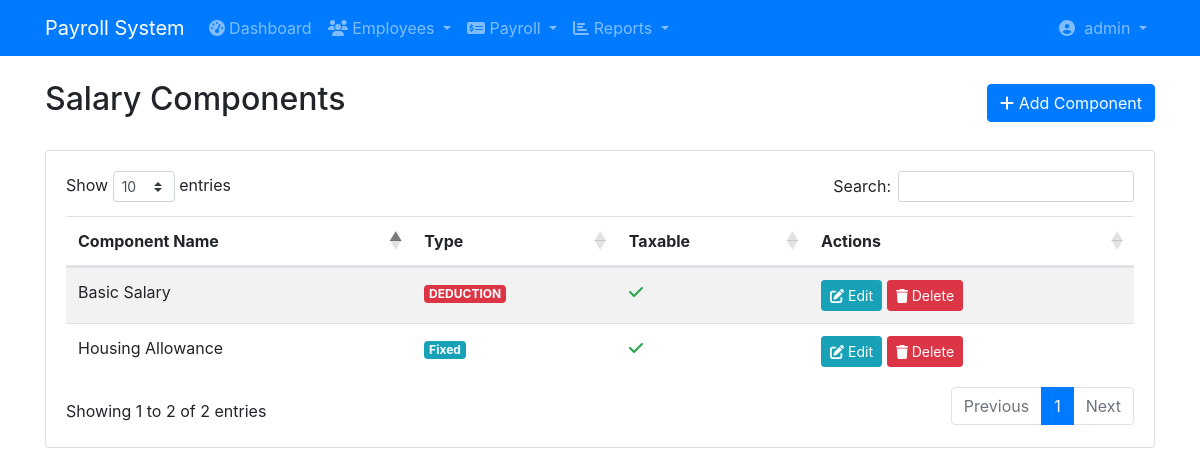
The app's page /payroll/salary_components.php (signed in) with its own data.
### tables this page shows
CREATE TABLE `users` (
  `user_id` int(11) NOT NULL,
  `username` varchar(50) NOT NULL,
  `password` varchar(255) NOT NULL,
  `email` varchar(100) NOT NULL,
  `first_name` varchar(50) NOT NULL,
  `last_name` varchar(50) NOT NULL,
  `role` enum('admin','manager','hr','accountant','employee') NOT NULL,
  `status` enum('active','inactive','suspended') NOT NULL DEFAULT 'active',
  `last_login` datetime DEFAULT NULL,
  `password_reset_token` varchar(100) DEFAULT NULL,
  `password_reset_expires` datetime DEFAULT NULL,
  `created_at` timestamp NOT NULL DEFAULT current_timestamp(),
  `updated_at` timestamp NOT NULL DEFAULT current_timestamp() ON UPDATE current_timestamp()
);

CREATE TABLE `salary_components` (
  `component_id` int(11) NOT NULL,
  `component_name` varchar(100) DEFAULT NULL,
  `component_type` varchar(20) DEFAULT NULL,
  `is_taxable` bit(1) DEFAULT NULL
);

### payroll/salary_components.php (the view, shortened to what this page needs)
<?php
require_once('config/database.php');
$query = "SELECT * FROM salary_components ORDER BY component_type, component_name";
$components = $conn->query($query);
?>
<!DOCTYPE html>
<html>
<head>
    <link rel="stylesheet" href="https://stackpath.bootstrapcdn.com/bootstrap/4.5.2/css/bootstrap.min.css">
    <link rel="stylesheet" href="https://cdn.datatables.net/1.10.22/css/dataTables.bootstrap4.min.css">
    <link rel="stylesheet" href="https://cdnjs.cloudflare.com/ajax/libs/font-awesome/5.15.4/css/all.min.css">
</head>
</head>
<body>
    <?php include 'includes/navbar.php'; ?>
    <div class="container mt-4">
        <div class="d-flex justify-content-between align-items-center mb-4">
            <h2>Salary Components</h2>
            <button class="btn btn-primary" data-toggle="modal" data-target="#componentModal">
                <i class="fas fa-plus"></i> Add Component
            </button>
        </div>
        <div class="card">
            <div class="card-body">
                <table id="componentsTable" class="table table-striped">
                    <thead>
                        <tr>
                            <th>Component Name</th>
                            <th>Type</th>
                            <th>Taxable</th>
                            <th>Actions</th>
                        </tr>
                    </thead>
                    <tbody>
                        <?php while($component = $components->fetch_assoc()): ?>
                        <tr>
                            <td><?php echo $component['component_name']; ?></td>
                            <td>
                                <span class="badge badge-<?php
                                    echo $component['component_type'] == 'EARNING' ? 'success' :
                                        ($component['component_type'] == 'DEDUCTION' ? 'danger' : 'info');
                                ?>">
                                    <?php echo $component['component_type']; ?>
                                </span>
                            </td>
                            <td>
                                <i class="fas fa-<?php echo $component['is_taxable'] ? 'check text-success' : 'times text-danger'; ?>"></i>
                            </td>
                            <td>
                                <button class="btn btn-sm btn-info" onclick="editComponent(<?php echo htmlspecialchars(json_encode($component)); ?>)">
                                    <i class="fas fa-edit"></i> Edit
                                </button>
                                <button class="btn btn-sm btn-danger" onclick="deleteComponent(<?php echo $component['component_id']; ?>)">
                                    <i class="fas fa-trash"></i> Delete
                                </button>
                            </td>
                        </tr>
                        <?php endwhile; ?>
                    </tbody>
                </table>
            </div>
        </div>
    </div>
</body>
</html>

### payroll/includes/navbar.php (shortened to what this page needs)
<?php
$user_id = $_SESSION['user_id'];
$query = "SELECT first_name, last_name, role, username FROM users WHERE user_id = ?";
$stmt = $conn->prepare($query);
$stmt->bind_param('i', $user_id);
$stmt->execute();
$user = $stmt->get_result()->fetch_assoc();
?>
<nav class="navbar navbar-expand-lg navbar-dark bg-primary">
    <div class="container">
        <a class="navbar-brand" href="index.php">
            Payroll System
        </a>
        <div class="collapse navbar-collapse" id="navbarNav">
            <ul class="navbar-nav mr-auto">
                <li class="nav-item">
                    <a class="nav-link" href="index.php">
                        <i class="fas fa-tachometer-alt"></i> Dashboard
                    </a>
                </li>
                <li class="nav-item dropdown">
                    <a class="nav-link dropdown-toggle" href="#" data-toggle="dropdown">
                        <i class="fas fa-users"></i> Employees
                    </a>
                </li>
                <li class="nav-item dropdown">
                    <a class="nav-link dropdown-toggle" href="#" data-toggle="dropdown">
                        <i class="fas fa-money-check-alt"></i> Payroll
                    </a>
                </li>
                <li class="nav-item dropdown">
                    <a class="nav-link dropdown-toggle" href="#" data-toggle="dropdown">
                        <i class="fas fa-chart-bar"></i> Reports
                    </a>
                </li>
            </ul>
            <ul class="navbar-nav">
                <li class="nav-item dropdown">
                    <a class="nav-link dropdown-toggle" href="#" data-toggle="dropdown">
                        <i class="fas fa-user-circle"></i>&nbsp;
                        <?php echo $user['username']; ?>
                    </a>
                </li>
            </ul>
        </div>
    </div>
</nav>

### records on screen
users: username "admin"
salary_components: component_name "Basic Salary", component_type "DEDUCTION"
salary_components: component_name "Housing Allowance", component_type "Fixed"
